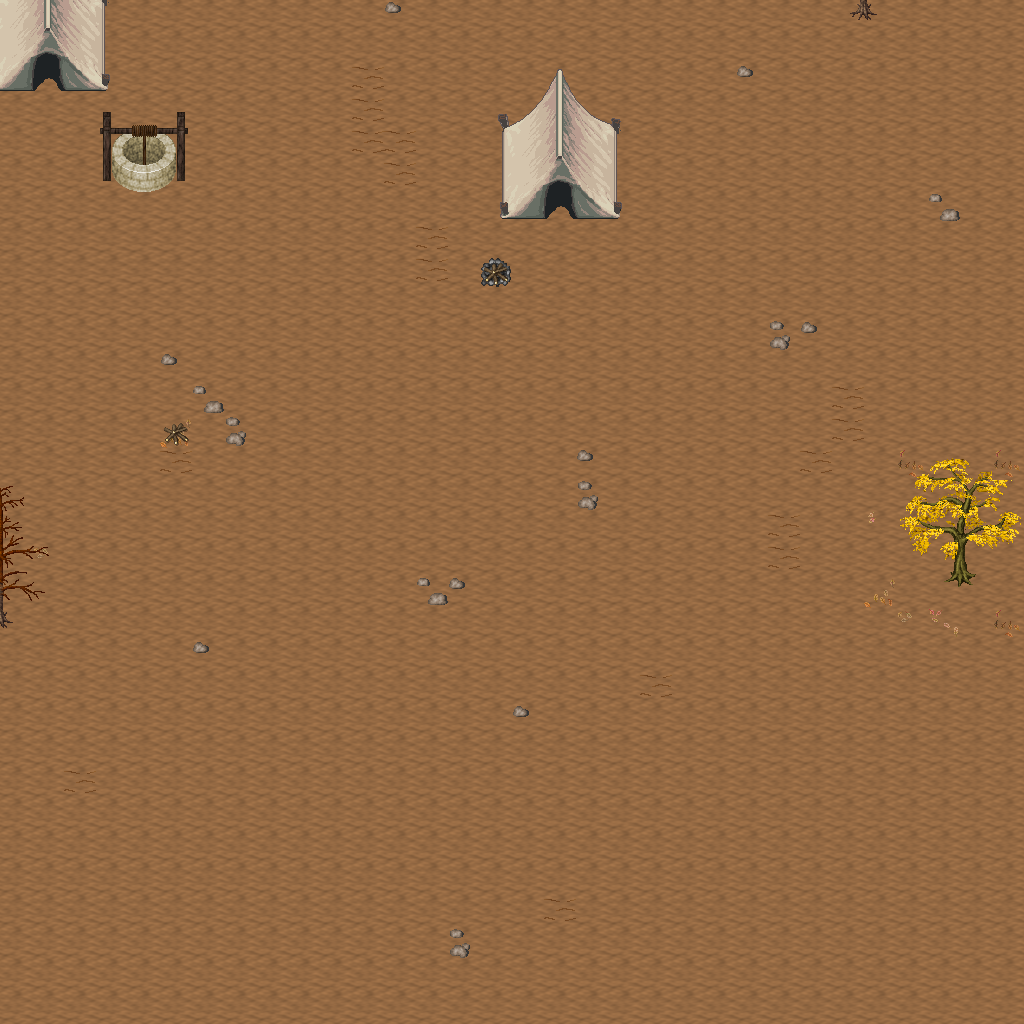

This is a level from a 2D game, rendered from its Tiled map with the project's own tilesets. A one-line summary and the map file follow, with tile-layer data summarised:
An orthogonal 32x32 tile map with 32x32 px tiles, 5 tile layers (Ground, Objects, Objects2, Above, ...), 1 hidden layer not drawn, 19 tilesets.

<map version="1.10" tiledversion="1.11.0" orientation="orthogonal" renderorder="right-down" width="32" height="32" tilewidth="32" tileheight="32" infinite="0" nextlayerid="11" nextobjectid="1">
 <tileset firstgid="1" name="ground_ground" tilewidth="32" tileheight="32" tilecount="33" columns="3">
  <image source="../drawable/ground_ground.png" width="96" height="352" />
 </tileset>
 <tileset firstgid="34" name="ground_ridge_earth_dark" tilewidth="32" tileheight="32" tilecount="96" columns="12">
  <image source="../drawable/ground_ridge_earth_dark.png" width="384" height="256" />
 </tileset>
 <tileset firstgid="130" name="ground_rock_pebbles" tilewidth="32" tileheight="32" tilecount="3" columns="1">
  <image source="../drawable/ground_rock_pebbles.png" width="32" height="96" />
 </tileset>
 <tileset firstgid="133" name="ground_earth_edges" tilewidth="32" tileheight="32" tilecount="18" columns="6">
  <image source="../drawable/ground_earth_edges.png" width="192" height="96" />
 </tileset>
 <tileset firstgid="151" name="plant_leaves" tilewidth="32" tileheight="32" tilecount="8" columns="4">
  <image source="../drawable/plant_leaves.png" width="128" height="64" />
 </tileset>
 <tileset firstgid="159" name="plant_flower_daisy_yellow" tilewidth="32" tileheight="32" tilecount="8" columns="2">
  <image source="../drawable/plant_flower_daisy_yellow.png" width="64" height="128" />
 </tileset>
 <tileset firstgid="167" name="plant_grasses" tilewidth="32" tileheight="32" tilecount="6" columns="3">
  <image source="../drawable/plant_grasses.png" width="96" height="64" />
 </tileset>
 <tileset firstgid="173" name="ground_cobbled_paving" tilewidth="32" tileheight="32" tilecount="1" columns="1">
  <image source="../drawable/ground_cobbled_paving.png" width="32" height="32" />
 </tileset>
 <tileset firstgid="174" name="plant_flower_daisy_white" tilewidth="32" tileheight="32" tilecount="8" columns="2">
  <image source="../drawable/plant_flower_daisy_white.png" width="64" height="128" />
 </tileset>
 <tileset firstgid="182" name="plant_flower_daisy_red" tilewidth="32" tileheight="32" tilecount="8" columns="2">
  <image source="../drawable/plant_flower_daisy_red.png" width="64" height="128" />
 </tileset>
 <tileset firstgid="190" name="logic_collision" tilewidth="32" tileheight="32" tilecount="1" columns="1">
  <image source="../drawable/logic_collision.png" width="32" height="32" />
 </tileset>
 <tileset firstgid="191" name="logic_creature_sheepman" tilewidth="32" tileheight="32" tilecount="4" columns="4">
  <image source="../drawable/logic_creature_sheepman.png" width="128" height="32" />
 </tileset>
 <tileset firstgid="195" name="object_tan_tent" tilewidth="32" tileheight="32" tilecount="25" columns="5">
  <image source="../drawable/object_tan_tent.png" width="160" height="160" />
 </tileset>
 <tileset firstgid="220" name="item_campfires" tilewidth="32" tileheight="32" tilecount="2" columns="2">
  <image source="../drawable/item_campfires.png" width="64" height="32" />
 </tileset>
 <tileset firstgid="222" name="plant_tree_dead_tree_4" tilewidth="32" tileheight="32" tilecount="20" columns="4">
  <image source="../drawable/plant_tree_dead_tree_4.png" width="128" height="160" />
 </tileset>
 <tileset firstgid="242" name="plant_tree_fall_trees" tilewidth="32" tileheight="32" tilecount="40" columns="8">
  <image source="../drawable/plant_tree_fall_trees.png" width="256" height="160" />
 </tileset>
 <tileset firstgid="282" name="object_well_hoist" tilewidth="32" tileheight="32" tilecount="9" columns="3">
  <image source="../drawable/object_well_hoist.png" width="96" height="96" />
 </tileset>
 <tileset firstgid="291" name="logic_creature_mutant" tilewidth="32" tileheight="32" tilecount="7" columns="7">
  <image source="../drawable/logic_creature_mutant.png" width="224" height="32" />
 </tileset>
 <tileset firstgid="298" name="ground_grass_edges" tilewidth="32" tileheight="32" tilecount="36" columns="12">
  <image source="../drawable/ground_grass_edges.png" width="384" height="96" />
 </tileset>
 <layer id="1" name="Ground" width="32" height="32">
  <data>[1024 cells, 1024 non-empty, 1 distinct tile ids]</data>
 </layer>
 <layer id="2" name="Objects" width="32" height="32">
  <data>[1024 cells, 62 non-empty, 26 distinct tile ids]</data>
 </layer>
 <layer id="3" name="Objects2" width="32" height="32">
  <data>[1024 cells, 3 non-empty, 2 distinct tile ids]</data>
 </layer>
 <layer id="4" name="Above" width="32" height="32">
  <data>[1024 cells, 48 non-empty, 42 distinct tile ids]</data>
 </layer>
 <layer id="5" name="Above2" width="32" height="32">
  <data>[1024 cells, 0 non-empty, 0 distinct tile ids]</data>
 </layer>
 <layer id="6" name="Walkable" width="32" height="32" visible="0">
  <data>[1024 cells, 24 non-empty, 1 distinct tile ids]</data>
 </layer>
 <objectgroup id="7" name="Mapevents" />
 <objectgroup id="8" name="Spawn" />
 <objectgroup id="9" name="Keys" />
 <objectgroup id="10" name="Replace" />
</map>
